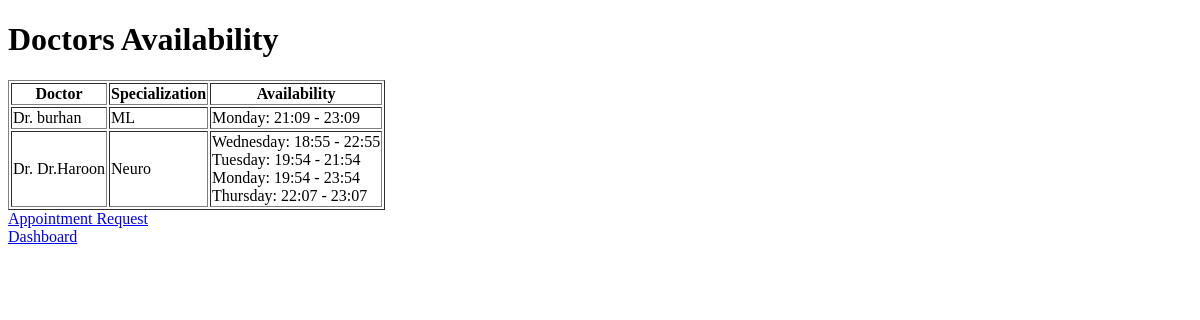
The page /patient/doctor_availability/ (signed in) on the database as committed earlier.
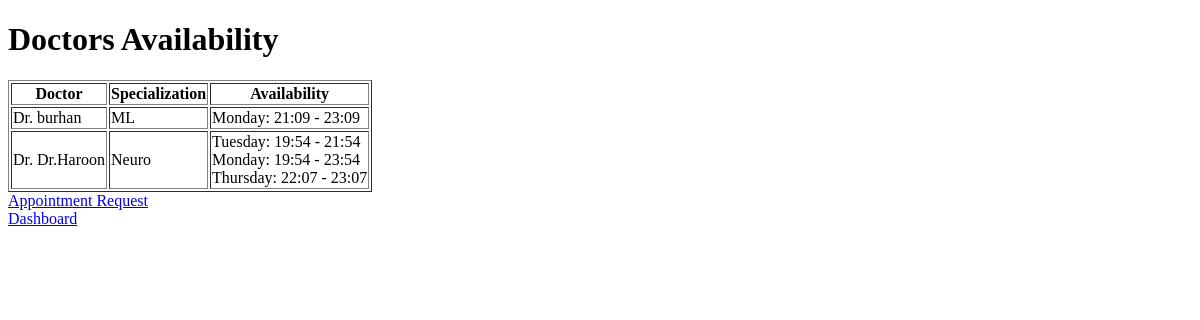
The same page on the database as committed later.
### doctor/models.py (models this page shows, shortened)
class Doctor(models.Model):
    user = models.OneToOneField(User, on_delete=models.CASCADE)
    specialization = models.CharField(max_length=100)
    consultation_fee = models.DecimalField(max_digits=10, decimal_places=2)
    phone_number = models.CharField(max_length=15)
    profile_image = models.ImageField(null=False, default='default_image.jpg')

class Availability(models.Model):
    doctor = models.ForeignKey(Doctor, on_delete=models.CASCADE, related_name='availabilities')
    day_of_week = models.CharField(max_length=10)
    start_time = models.TimeField()
    end_time = models.TimeField()

### patient/views.py (the view)
# urls.py: path('doctor_availability/',views.doctor_availability,name='doctor_availability'),
@login_required(login_url='/patient/Plogin/')
def doctor_availability(request):
    doctors = Doctor.objects.prefetch_related('availabilities').all()
    return render(request, 'doctor_availability.html', {'doctors': doctors})

### templates/doctor_availability.html (shortened to what this page needs)
<!DOCTYPE html>
<html lang="en">
<head>
</head>
<body>
    <h1>Doctors Availability</h1>
    <table border="1">
        <thead>
            <tr>
                <th>Doctor</th>
                <th>Specialization</th>
                <th>Availability</th>
            </tr>
        </thead>
        <tbody>
            {% for doctor in doctors %}
                <tr>
                    <td>Dr. {{ doctor.user.username }}</td>
                    <td>{{ doctor.specialization }}</td>
                    <td>
                        {% for availability in doctor.availabilities.all %}
                            <div>{{ availability.day_of_week }}: {{ availability.start_time|date:"H:i" }} - {{ availability.end_time|date:"H:i" }}</div>
                        {% endfor %}
                    </td>
                </tr>
            {% endfor %}
        </tbody>
    </table>
    <a href="{% url 'appointment_request' %}">Appointment Request</a><br>
    <a href="{% url 'patient_dashboard' %}">Dashboard</a>
</body>
</html>

Rows that differ between the two databases and show on the page:
removed Availability: day_of_week "Wednesday", start_time "18:55", end_time "22:55", shown under Doctor "Neuro"
